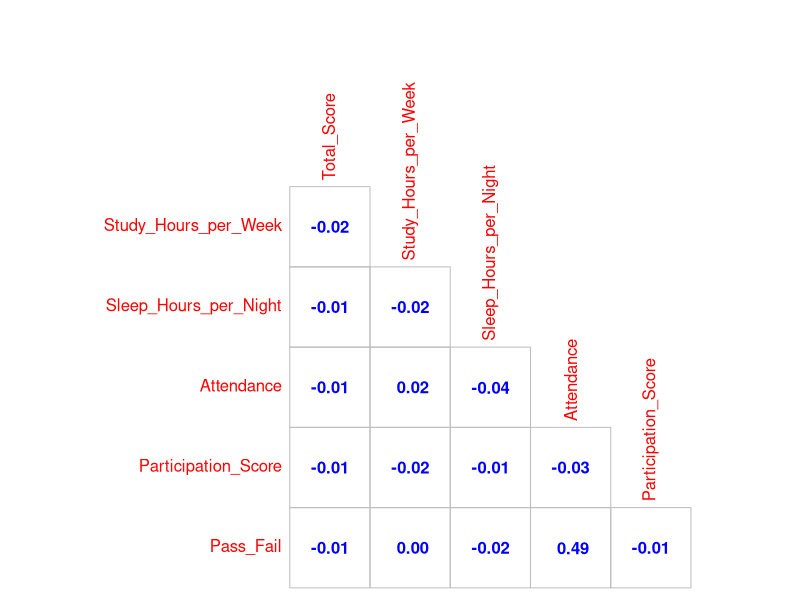
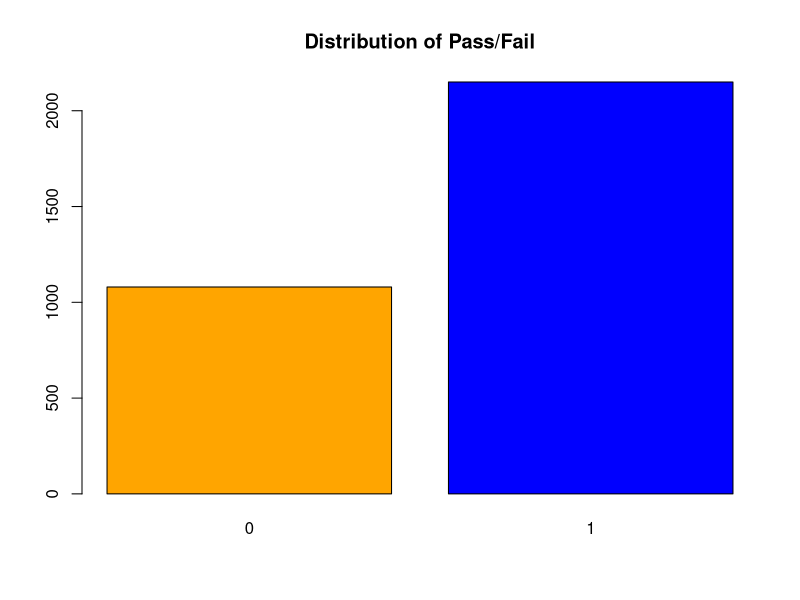
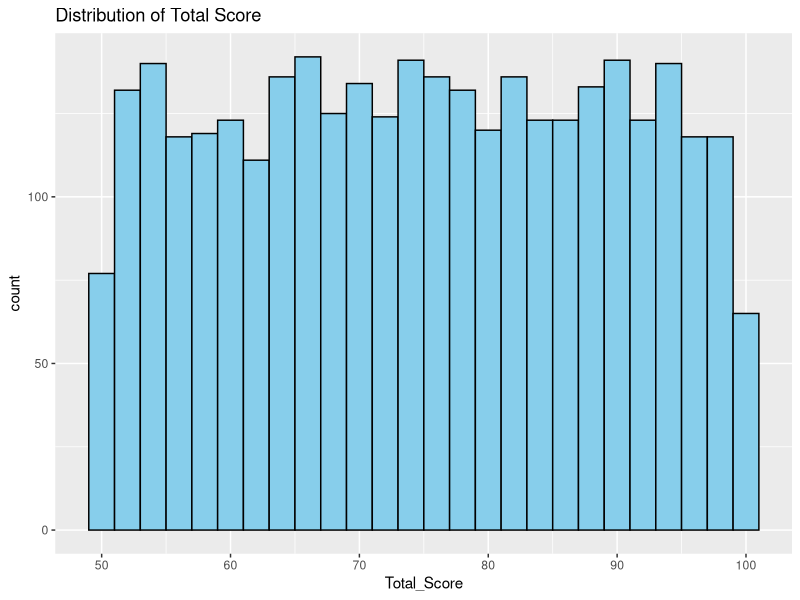
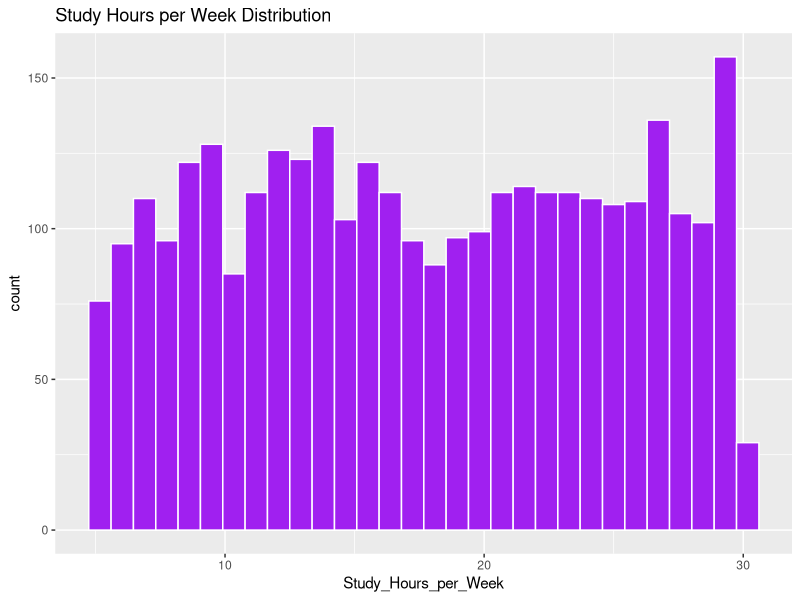
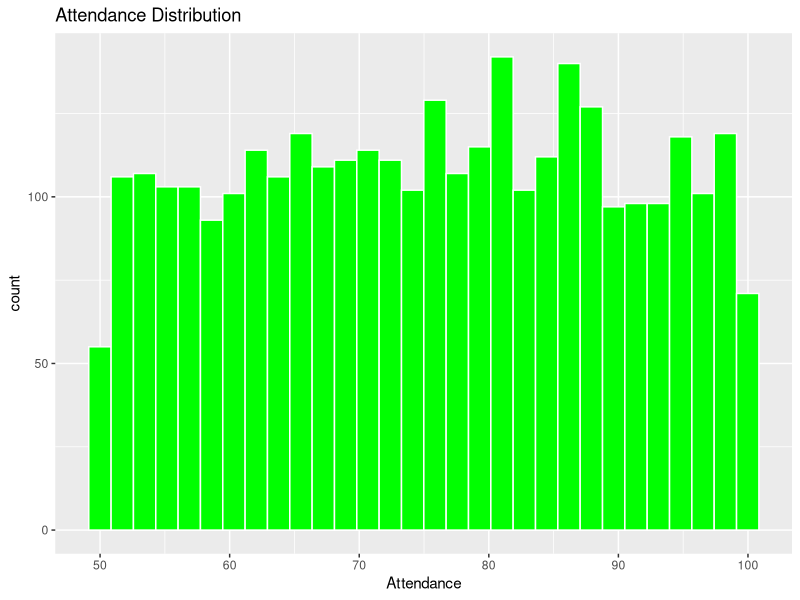
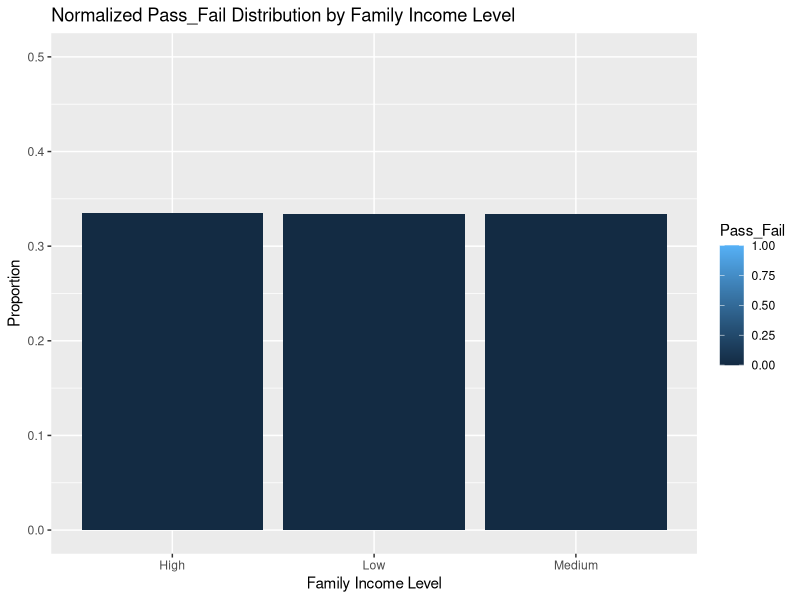
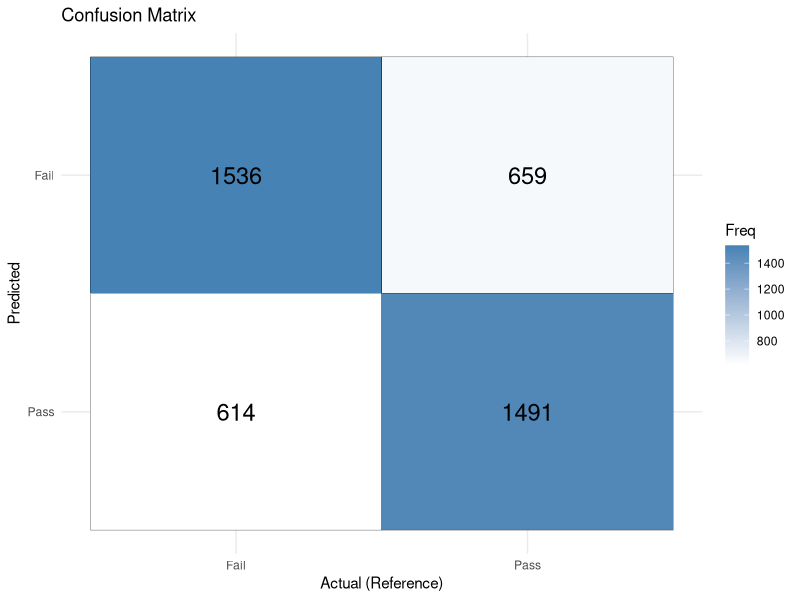
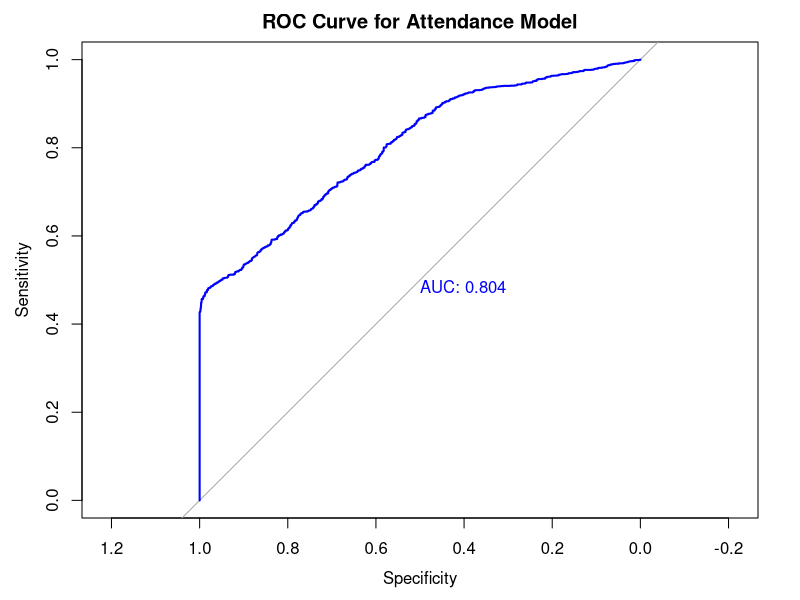

Write the R code that produced these figures, in order.
## ---- chunk 1
knitr::opts_chunk$set(echo = TRUE)
## ---- chunk 2
library(dplyr)
library(readr)
library(ggplot2)
library(tidyr)
library(caret)
library(pROC)
library(MASS)
library(rpart)
library(randomForest)
## ---- chunk 3
students <- read.csv("../data/Students_Grading_Dataset_Cleaned.csv")
## ---- chunk 4
colnames(students)
## ---- chunk 5
cor_mat <- cor(students[, c("Total_Score", "Study_Hours_per_Week", 
                         "Sleep_Hours_per_Night", 
                         "Attendance", "Participation_Score",
                         'Pass_Fail')])


corrplot::corrplot(cor_mat,
                   method="number",
                   col="blue",
                   type="lower",
                   cl.pos='n',
                   diag=FALSE)
## ---- chunk 6
str(students)
summary(students)
## ---- chunk 7
table(students$Pass_Fail)
barplot(table(students$Pass_Fail), col=c('orange','blue'), main = "Distribution of Pass/Fail")
## ---- chunk 8
ggplot(students, aes(x = Total_Score)) + 
  geom_histogram(binwidth = 2, fill = "skyblue", color = "black") +
  labs(title = "Distribution of Total Score")

ggplot(students, aes(x = Study_Hours_per_Week)) + 
  geom_histogram(fill = "purple", color = "white") +
  labs(title = "Study Hours per Week Distribution")

ggplot(students, aes(x = Attendance)) + 
  geom_histogram(fill = "green", color = "white") +
  labs(title = "Attendance Distribution")
## ---- chunk 9
students %>%
  count(Family_Income_Level, Pass_Fail) %>%
  group_by(Family_Income_Level) %>%
  mutate(Proportion = n / sum(n)) %>%
  ggplot(aes(x = Family_Income_Level, y = Proportion, fill = Pass_Fail)) +
  geom_bar(stat = "identity", position = "dodge") +
  labs(title = "Normalized Pass_Fail Distribution by Family Income Level",
       x = "Family Income Level", y = "Proportion") +
  ylim(0,0.5)
## ---- chunk 10
students$Total_Score <- as.numeric(students$Total_Score)
students$Study_Hours_per_Week <- as.numeric(students$Study_Hours_per_Week)
students$Sleep_Hours_per_Night <- as.numeric(students$Sleep_Hours_per_Night)
students$Stress_Level <- as.numeric(students$Stress_Level)
## ---- chunk 11
students$Pass_Fail <- factor(students$Pass_Fail, levels = c(0, 1), labels = c("Fail", "Pass"))
set.seed(123)  # for reproducibility
students <- upSample(x = students[, setdiff(names(students), "Pass_Fail")],
                               y = students$Pass_Fail,
                               yname = "Pass_Fail")

# Check class balance
table(students$Pass_Fail)
## ---- chunk 12
students$Pass_Fail <- ifelse(students$Pass_Fail == "Fail", 0, 1)
## ---- chunk 13
full_lin_reg_model <- lm(Total_Score ~ Attendance + Sleep_Hours_per_Night + Study_Hours_per_Week + Stress_Level + Family_Income_Level + Extracurricular_Activities + Internet_Access_at_Home, data = students)
summary(full_lin_reg_model)

lin_reg_stepwise_model <- stepAIC(full_lin_reg_model, direction = "both", trace = FALSE)

# View selected model summary
summary(lin_reg_stepwise_model)
## ---- chunk 14
full_logit_model <- glm(Pass_Fail ~ Attendance + Family_Income_Level + Extracurricular_Activities + Internet_Access_at_Home + Sleep_Hours_per_Night + Study_Hours_per_Week + Stress_Level,
                   data = students,
                   family = binomial)

# Stepwise selection
stepwise_logit_model <- stepAIC(full_logit_model, direction = "both")

summary(stepwise_logit_model)
## ---- chunk 15
final_logit_model <- glm(Pass_Fail ~ Attendance + Family_Income_Level, 
                   data = students)

summary(final_logit_model)
## ---- chunk 16
students$predictions <- predict(final_logit_model, type = "response")
## ---- chunk 17
students$predicted_class <- ifelse(students$predictions > 0.5, 1, 0)
students$predicted_class <- factor(students$predicted_class, levels = c(0, 1), labels = c("Fail", "Pass"))
## ---- chunk 18
students$Pass_Fail <- as.numeric(as.character(students$Pass_Fail))
students$Pass_Fail <- factor(students$Pass_Fail, levels = c(0, 1), labels = c("Fail", "Pass"))
## ---- chunk 19
table(students$predicted_class, useNA = "always")
table(students$Pass_Fail, useNA = "always")
## ---- chunk 20
# Now evaluate with confusion matrix
students$Pass_Fail <- factor(students$Pass_Fail, levels = c("Fail", "Pass"))
confusionMatrix(students$predicted_class, students$Pass_Fail, positive = "Pass")
## ---- chunk 21
conf_mat <- confusionMatrix(students$predicted_class, students$Pass_Fail, positive = "Pass")
conf_mat_df <- as.data.frame(conf_mat$table)
ggplot(data = conf_mat_df, aes(x = Reference, y = Prediction, fill = Freq)) +
  geom_tile(color = "black") +
  geom_text(aes(label = Freq), size = 6) +
  scale_fill_gradient(low = "white", high = "steelblue") +
  scale_y_discrete(limits = rev(levels(conf_mat_df$Prediction))) +
  theme_minimal() +
  labs(
    title = "Confusion Matrix",
    x = "Actual (Reference)",
    y = "Predicted"
  )
## ---- chunk 22
table(students$predicted_class, useNA = "always")
table(students$Pass_Fail, useNA = "always")
## ---- chunk 23
roc(students$Pass_Fail,
    main="ROC Curve for Attendance Model",
    predict(final_logit_model, type = "response"), 
    plot = TRUE, 
    print.auc = TRUE, 
    col = "blue", 
    lwd = 2)
## ---- chunk 24
# Building random forest model
set.seed(1)
rf_model <- randomForest(Pass_Fail ~ Attendance + Family_Income_Level + Extracurricular_Activities + Internet_Access_at_Home,
                         data = students,
                         ntree = 500,
                         mtry = 2,
                         importance = TRUE)

print(rf_model)
## ---- chunk 25
rf_predictions <- predict(rf_model, students, type = "class")

confusionMatrix(rf_predictions, students$Pass_Fail, positive = 'Pass')
## ---- chunk 26
tree_conf_mat <- confusionMatrix(rf_predictions, students$Pass_Fail, positive = 'Pass')
tree_conf_mat_df <- as.data.frame(tree_conf_mat$table)
ggplot(data = tree_conf_mat_df, aes(x = Reference, y = Prediction, fill = Freq)) +
  geom_tile(color = "black") +
  geom_text(aes(label = Freq), size = 6) +
  scale_fill_gradient(low = "white", high = "steelblue") +
  scale_y_discrete(limits = rev(levels(conf_mat_df$Prediction))) +
  theme_minimal() +
  labs(title = "Confusion Matrix", x = "Actual", y = "Predicted")
## ---- chunk 27
rf_probs <- predict(rf_model, students, type = "prob")[,2]

rf_roc <- roc(students$Pass_Fail, rf_probs)
plot(rf_roc,
     main="ROC Curve - Random Forest",
     print.auc = TRUE, 
     col = "blue", 
     lwd = 2)
auc(rf_roc)
## ---- chunk 28

importance(rf_model)

varImpPlot(rf_model, 
           main = "Variable Importance - Random Forest",
           col = "blue", 
           lwd = 2)
